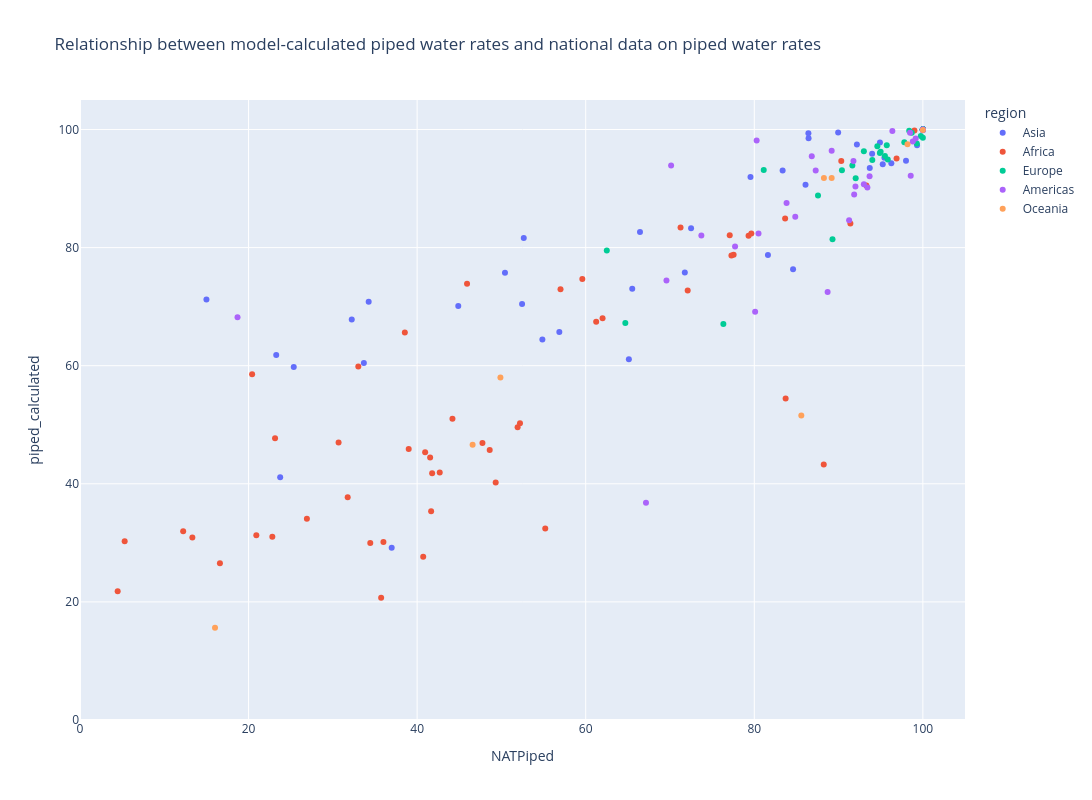

Notebook code for this chart:
### Code cell
country_medians["percent_affected_with_access"] = (
    country_medians["population_affected_with_access"]
    / country_medians["country_pop_raw"]
    * 100
)
country_medians["piped_calculated"] = (
    country_medians["percent_without_water"]
    + country_medians["percent_affected_with_access"]
)
country_5th_percentiles["percent_affected_with_access"] = (
    country_5th_percentiles["population_affected_with_access"]
    / country_5th_percentiles["country_pop_raw"]
    * 100
)
country_5th_percentiles["piped_calculated"] = (
    country_5th_percentiles["percent_without_water"]
    + country_5th_percentiles["percent_affected_with_access"]
)
country_95th_percentiles["percent_affected_with_access"] = (
    country_95th_percentiles["population_affected_with_access"]
    / country_95th_percentiles["country_pop_raw"]
    * 100
)
country_95th_percentiles["piped_calculated"] = (
    country_95th_percentiles["percent_without_water"]
    + country_95th_percentiles["percent_affected_with_access"]
)

fig = (
    px.scatter(
        country_medians,
        x="NATPiped",
        y="piped_calculated",
        labels={"x": "NATPiped", "y": "Piped Calculated"},
        title="Relationship between model-calculated piped water rates and national data on piped water rates",
        # size="bubble_size",
        color="region",
        hover_data=["Entity"],
    )
    .update_layout(
        width=1200,
        height=800,
    )
    .update_xaxes(range=[0, 105])
    .update_yaxes(range=[0, 105])
)

fig.show()

### Figure 1 — Plotly figure (JSON) as saved in the notebook; plotly's stock layout.template omitted (floating-point values rounded to 4 significant figures)
{"data": [{"customdata": [["Afghanistan"], ["United Arab Emirates"], ["Armenia"], ["Azerbaijan"], ["Bangladesh"], ["Bahrain"], ["Brunei Darussalam"], ["Bhutan"], ["China"], ["Cyprus"], ["Georgia"], ["Indonesia"], ["India"], ["Iran, Islamic Republic of"], ["Iraq"], ["Israel"], ["Jordan"], ["Japan"], ["Kazakhstan"], ["Kyrgyzstan"], ["Cambodia"], ["Korea, Republic of"], ["Lao People's Democratic Republic"], ["Lebanon"], ["Sri Lanka"], ["Myanmar"], ["Mongolia"], ["Malaysia"], ["Nepal"], ["Oman"], ["Pakistan"], ["Philippines"], ["Korea, Democratic People's Republic of"], ["Qatar"], ["Saudi Arabia"], ["Singapore"], ["Syrian Arab Republic"], ["Thailand"], ["Tajikistan"], ["Turkmenistan"], ["Timor-Leste"], ["Türkiye"], ["Taiwan, Province of China"], ["Uzbekistan"], ["Viet Nam"], ["Yemen"]], "hovertemplate": "region=Asia<br>NATPiped=%{x}<br>piped_calculated=%{y}<br>Entity=%{customdata[0]}<extra></extra>", "legendgroup": "Asia", "marker": {"color": "#636efa", "symbol": "circle"}, "mode": "markers", "name": "Asia", "orientation": "v", "showlegend": true, "type": "scatter", "x": [23.75, 100.0, 100.0, 93.98, 15.0, 100.0, 100.0, 100.0, 86.08, 100.0, 84.6, 23.28, 44.88, 99.31, 83.36, 100.0, 86.44, 98.0, 81.62, 93.7, 34.25, 100.0, 32.24, 92.17, 52.65, 33.68, 36.98, 96.26, 50.42, 95.44, 25.36, 66.44, 65.12, 100.0, 89.95, 100.0, 79.55, 86.42, 65.52, 54.86, 71.76, 95.24, 94.91, 72.5, 52.45, 56.87], "xaxis": "x", "y": [41.11, 100.0, 100.0, 95.91, 71.2, 100.0, 99.99, 100.0, 90.63, 100.0, 76.35, 61.81, 70.1, 97.32, 93.07, 100.0, 98.51, 94.73, 78.76, 93.49, 70.83, 100.0, 67.81, 97.47, 81.62, 60.46, 29.17, 94.27, 75.73, 95.21, 59.78, 82.65, 61.11, 100.0, 99.49, 100.0, 91.96, 99.36, 73.03, 64.42, 75.78, 94.13, 97.8, 83.28, 70.44, 65.72], "yaxis": "y"}, {"customdata": [["Angola"], ["Burundi"], ["Benin"], ["Burkina Faso"], ["Botswana"], ["Central African Republic"], ["Côte d'Ivoire"], ["Cameroon"], ["Congo, Democratic Republic of the"], ["Congo"], ["Djibouti"], ["Algeria"], ["Egypt"], ["Eritrea"], ["Western Sahara"], ["Ethiopia"], ["Gabon"], ["Ghana"], ["Guinea"], ["Gambia"], ["Guinea-Bissau"], ["Equatorial Guinea"], ["Kenya"], ["Liberia"], ["Libya"], ["Lesotho"], ["Morocco"], ["Madagascar"], ["Mali"], ["Mozambique"], ["Mauritania"], ["Mauritius"], ["Malawi"], ["Namibia"], ["Niger"], ["Nigeria"], ["Rwanda"], ["Sudan"], ["Senegal"], ["Sierra Leone"], ["Somalia"], ["South Sudan"], ["Sao Tome and Principe"], ["Eswatini"], ["Chad"], ["Togo"], ["Tunisia"], ["Tanzania, United Republic of"], ["Uganda"], ["South Africa"], ["Zambia"], ["Zimbabwe"]], "hovertemplate": "region=Africa<br>NATPiped=%{x}<br>piped_calculated=%{y}<br>Entity=%{customdata[0]}<extra></extra>", "legendgroup": "Africa", "marker": {"color": "#EF553B", "symbol": "circle"}, "mode": "markers", "name": "Africa", "orientation": "v", "showlegend": true, "type": "scatter", "x": [42.68, 38.54, 39.0, 31.76, 91.4, 13.33, 48.61, 41.78, 35.73, 55.2, 83.72, 71.25, 99.0, 51.92, 77.55, 44.19, 88.24, 57.01, 22.82, 79.32, 47.75, 40.72, 33.02, 5.3, 77.09, 72.1, 79.65, 36.0, 52.2, 41.66, 61.24, 100.0, 20.42, 83.66, 41.54, 12.24, 45.92, 59.6, 77.29, 20.92, 49.32, 4.47, 96.88, 62.0, 16.6, 30.68, 93.3, 40.95, 23.14, 90.32, 34.44, 26.92], "xaxis": "x", "y": [41.93, 65.61, 45.88, 37.73, 84.08, 30.89, 45.71, 41.78, 20.7, 32.43, 54.45, 83.39, 99.85, 49.57, 78.78, 51.0, 43.26, 72.94, 31.05, 82.02, 46.9, 27.63, 59.85, 30.28, 82.08, 72.73, 82.38, 30.14, 50.26, 35.36, 67.46, 100.0, 58.54, 84.95, 44.47, 31.98, 73.89, 74.67, 78.68, 31.28, 40.24, 21.82, 95.09, 68.06, 26.54, 46.99, 90.51, 45.32, 47.71, 94.66, 29.97, 34.1], "yaxis": "y"}, {"customdata": [["Albania"], ["Austria"], ["Belgium"], ["Bulgaria"], ["Bosnia and Herzegovina"], ["Belarus"], ["Switzerland"], ["Czechia"], ["Germany"], ["Denmark"], ["Spain"], ["Estonia"], ["Finland"], ["France"], ["United Kingdom of Great Britain and Northern Ireland"], ["Greece"], ["Croatia"], ["Hungary"], ["Ireland"], ["Iceland"], ["Italy"], ["Liechtenstein"], ["Lithuania"], ["Luxembourg"], ["Latvia"], ["Monaco"], ["Moldova, Republic of"], ["North Macedonia"], ["Malta"], ["Montenegro"], ["Netherlands, Kingdom of the"], ["Norway"], ["Poland"], ["Portugal"], ["Romania"], ["Russian Federation"], ["San Marino"], ["Serbia"], ["Slovakia"], ["Slovenia"], ["Sweden"], ["Ukraine"]], "hovertemplate": "region=Europe<br>NATPiped=%{x}<br>piped_calculated=%{y}<br>Entity=%{customdata[0]}<extra></extra>", "legendgroup": "Europe", "marker": {"color": "#00cc96", "symbol": "circle"}, "mode": "markers", "name": "Europe", "orientation": "v", "showlegend": true, "type": "scatter", "x": [81.12, 93.0, 100.0, 99.28, 95.5, 97.8, 100.0, 100.0, 100.0, 100.0, 100.0, 100.0, 100.0, 100.0, 100.0, 100.0, 91.64, 100.0, 95.72, 100.0, 100.0, 100.0, 95.84, 99.76, 94.9, 100.0, 76.33, 92.03, 100.0, 89.28, 100.0, 100.0, 90.4, 98.68, 64.7, 94.0, 100.0, 94.99, 98.38, 94.6, 87.56, 62.5], "xaxis": "x", "y": [93.16, 96.33, 100.0, 97.64, 95.52, 97.82, 100.0, 100.0, 100.0, 100.0, 100.0, 99.98, 99.93, 100.0, 100.0, 100.0, 93.92, 100.0, 97.34, 98.62, 100.0, 100.0, 94.94, 98.9, 96.02, 100.0, 67.07, 91.77, 100.0, 81.41, 100.0, 99.94, 93.1, 99.47, 67.23, 94.84, 100.0, 96.24, 99.79, 97.15, 88.84, 79.5], "yaxis": "y"}, {"customdata": [["Argentina"], ["Bahamas"], ["Belize"], ["Bolivia, Plurinational State of"], ["Brazil"], ["Canada"], ["Chile"], ["Colombia"], ["Costa Rica"], ["Cuba"], ["Dominican Republic"], ["Ecuador"], ["Grenada"], ["Greenland"], ["Guatemala"], ["Guyana"], ["Honduras"], ["Haiti"], ["Jamaica"], ["Saint Kitts and Nevis"], ["Saint Lucia"], ["Mexico"], ["Nicaragua"], ["Panama"], ["Peru"], ["Paraguay"], ["El Salvador"], ["Suriname"], ["Trinidad and Tobago"], ["Uruguay"], ["United States of America"], ["Saint Vincent and the Grenadines"], ["Venezuela, Bolivarian Republic of"]], "hovertemplate": "region=Americas<br>NATPiped=%{x}<br>piped_calculated=%{y}<br>Entity=%{customdata[0]}<extra></extra>", "legendgroup": "Americas", "marker": {"color": "#ab63fa", "symbol": "circle"}, "mode": "markers", "name": "Americas", "orientation": "v", "showlegend": true, "type": "scatter", "x": [98.56, 91.77, 86.82, 67.15, 98.8, 100.0, 100.0, 88.7, 100.0, 80.1, 80.28, 91.25, 84.86, 100.0, 77.72, 70.13, 92.0, 18.69, 83.83, 87.29, 96.38, 98.48, 69.58, 93.42, 91.85, 100.0, 93.0, 80.5, 89.18, 100.0, 99.15, 93.68, 73.72], "xaxis": "x", "y": [92.16, 94.66, 95.48, 36.79, 97.98, 99.89, 99.97, 72.49, 100.0, 69.16, 98.14, 84.65, 85.24, 100.0, 80.2, 93.92, 90.34, 68.19, 87.57, 93.06, 99.73, 99.44, 74.42, 90.17, 88.99, 99.97, 90.71, 82.4, 96.41, 99.9, 98.5, 92.1, 82.04], "yaxis": "y"}, {"customdata": [["Australia"], ["Fiji"], ["New Zealand"], ["Palau"], ["Papua New Guinea"], ["Solomon Islands"], ["Vanuatu"], ["Samoa"]], "hovertemplate": "region=Oceania<br>NATPiped=%{x}<br>piped_calculated=%{y}<br>Entity=%{customdata[0]}<extra></extra>", "legendgroup": "Oceania", "marker": {"color": "#FFA15A", "symbol": "circle"}, "mode": "markers", "name": "Oceania", "orientation": "v", "showlegend": true, "type": "scatter", "x": [98.18, 89.18, 100.0, 85.58, 16.02, 46.58, 49.88, 88.26], "xaxis": "x", "y": [97.53, 91.8, 99.93, 51.57, 15.62, 46.63, 58.0, 91.8], "yaxis": "y"}], "layout": {"height": 800, "legend": {"title": {"text": "region"}, "tracegroupgap": 0}, "title": {"text": "Relationship between model-calculated piped water rates and national data on piped water rates"}, "width": 1200, "xaxis": {"anchor": "y", "domain": [0, 1], "range": [0, 105], "title": {"text": "NATPiped"}}, "yaxis": {"anchor": "x", "domain": [0, 1], "range": [0, 105], "title": {"text": "piped_calculated"}}}}
